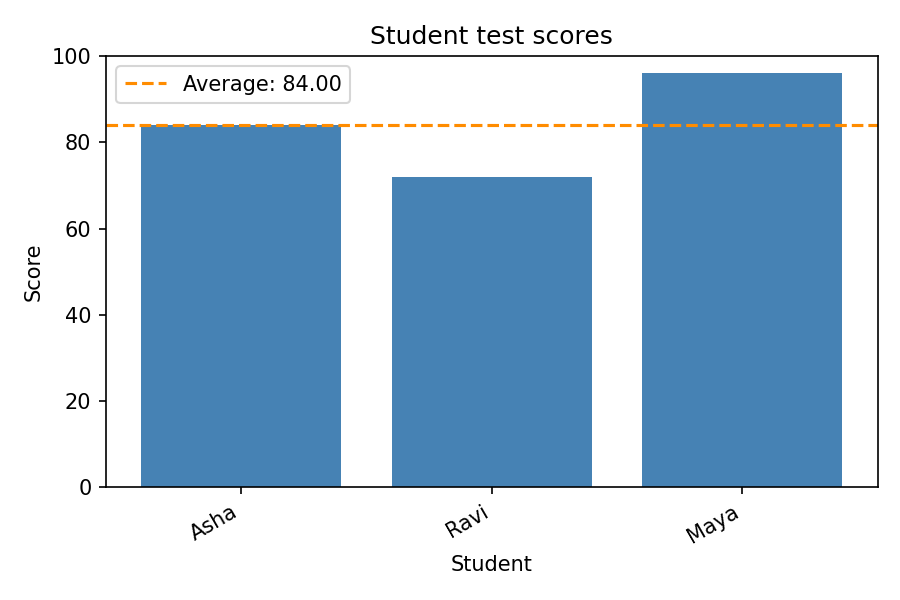

Reproduce this figure in Python.
import argparse
import json
from statistics import mean
from urllib.request import urlopen

import matplotlib

matplotlib.use("Agg")
import matplotlib.pyplot as plt


def main():
    parser = argparse.ArgumentParser(description="Fetch student scores, print the average, and save a bar chart.")
    parser.add_argument("url", help="API URL returning a JSON array of student scores")
    parser.add_argument("--chart", default="student_scores.png")
    args = parser.parse_args()

    with urlopen(args.url, timeout=10) as response:
        students = json.load(response)

    if not students:
        raise ValueError("The API returned no scores.")

    names = []
    scores = []
    for student in students:
        name = student["name"].strip()
        score = student["score"]
        if not name or type(score) not in (int, float) or not 0 <= score <= 100:
            raise ValueError("Each student needs a name and a numeric score from 0 to 100.")
        names.append(name)
        scores.append(score)

    average = mean(scores)
    positions = range(len(names))
    figure, axes = plt.subplots(figsize=(max(6, len(names) * 0.6), 4))
    axes.bar(positions, scores, color="steelblue")
    axes.set_xticks(list(positions), names, rotation=30, ha="right")
    axes.axhline(average, color="darkorange", linestyle="--", label=f"Average: {average:.2f}")
    axes.set(title="Student test scores", xlabel="Student", ylabel="Score", ylim=(0, 100))
    axes.legend()
    figure.tight_layout()
    figure.savefig(args.chart, dpi=150)
    plt.close(figure)

    print(f"Average score: {average:.2f}")
    print(f"Chart saved to {args.chart}")


if __name__ == "__main__":
    main()
